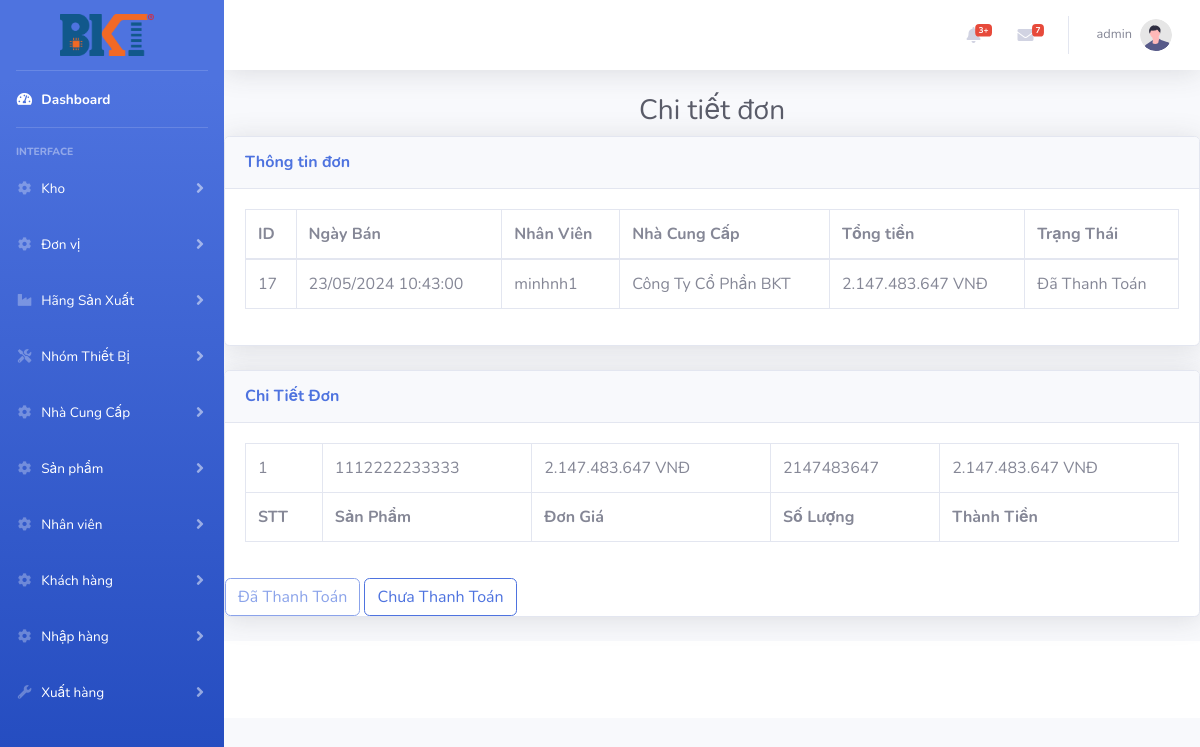
/index.php?controller=donmua&action=show&id=17 (signed in), run on the app's committed database.
### tables this page shows
CREATE TABLE `donmua` (
  `Id` int(11) NOT NULL,
  `NgayMua` datetime DEFAULT NULL,
  `IdNV` int(11) DEFAULT NULL,
  `IdNCC` int(11) DEFAULT NULL,
  `ThanhTien` int(11) DEFAULT NULL,
  `TrangThai` varchar(1) DEFAULT NULL
);

CREATE TABLE `nhanvien` (
  `Id` int(11) NOT NULL,
  `TenNV` varchar(100) DEFAULT NULL,
  `DienThoai` varchar(20) DEFAULT NULL,
  `Email` varchar(50) DEFAULT NULL,
  `DiaChi` varchar(100) DEFAULT NULL,
  `TaiKhoan` varchar(50) DEFAULT NULL,
  `MatKhau` varchar(50) DEFAULT NULL,
  `Quyen` varchar(20) DEFAULT NULL,
  `IsActive` varchar(1) DEFAULT NULL
);

CREATE TABLE `nhacungcap` (
  `Id` int(11) NOT NULL,
  `TenNCC` varchar(100) DEFAULT NULL,
  `NguoiLienHe` varchar(200) DEFAULT NULL,
  `DienThoai` varchar(20) DEFAULT NULL,
  `Email` varchar(50) DEFAULT NULL,
  `DiaChi` varchar(100) DEFAULT NULL,
  `MST` varchar(20) DEFAULT NULL
);

CREATE TABLE `chitietmua` (
  `Id` int(11) NOT NULL,
  `IdDonMua` int(11) DEFAULT NULL,
  `TenSP` varchar(100) DEFAULT NULL,
  `IdDVT` int(11) DEFAULT NULL,
  `GiaMua` int(11) DEFAULT NULL,
  `SoLuong` int(11) DEFAULT NULL,
  `ThanhTien` int(11) DEFAULT NULL
);

### controllers/donmua_controller.php (called while the page is built, shortened)
<?php
require_once ('models/donmua.php');
class DonMuaController extends BaseController
{
    public function  show()
    {
        $donmua = DonMua::find($_GET['id']);
        $data = array('donmua' => $donmua);
        $this->render('show', $data);
    }
}

### routes.php (called while the page is built, shortened)
<?php
$controller = new $klass;
$controller->$action();

### index.php (called while the page is built, shortened)
<?php
require_once('routes.php');

### models/donmua.php (called while the page is built, shortened)
<?php
class DonMua
{
    function __construct($Id, $NgayMua, $IdNV, $IdNCC, $ThanhTien, $TrangThai)
    {
        $this->Id = $Id;
        $this->NgayMua = $NgayMua;
        $this->IdNV =  $IdNV;
        $this->IdNCC = $IdNCC;
        $this->ThanhTien = $ThanhTien;
        $this->TrangThai = $TrangThai;
    }
    static function find($id)
    {
        $db = DB::getInstance();
        $req = $db->prepare('SELECT db.Id ,db.NgayMua , nv.TaiKhoan ,kh.TenNCC ,db.ThanhTien,db.TrangThai FROM DonMua db JOIN NhanVien nv JOIN NhaCungCap kh ON nv.Id =db.IdNV AND kh.Id = db.IdNCC WHERE db.Id = :id');
        $req->execute(array(':id' => $id));
        $item = $req->fetch();
        if (isset($item['Id'])) {
            return new DonMua($item['Id'], $item['NgayMua'], $item['TaiKhoan'], $item['TenNCC'], $item['ThanhTien'], $item['TrangThai']);
        }
        return null;
    }
}

### models/chitietmua.php (called while the page is built, shortened)
<?php
class ChiTietMua
{
    function __construct($Id, $IdDonMua, $TenSP, $IdDVT, $GiaMua, $SoLuong, $ThanhTien)
    {
        $this->TenSP =  $TenSP;
        $this->GiaMua = $GiaMua;
        $this->SoLuong = $SoLuong;
        $this->ThanhTien = $ThanhTien;
    }
}

### views/donmua/show.php (the view, shortened to what this page needs)
<?php
require_once ('models/chitietmua.php');
$list =[];
$db =DB::getInstance();
$reg = $db->query('SELECT ct.Id ,db.Id As "Don",ct.TenSP ,dvt.DonVi ,ct.GiaMua,ct.SoLuong ,ct.ThanhTien FROM ChiTietMua ct JOIN DonViTinh dvt JOIN donmua db ON ct.IdDonMua = db.Id AND dvt.Id = ct.IdDVT WHERE ct.IdDonMua='.$donmua->Id);
foreach ($reg->fetchAll() as $item){
    $list[] =new ChiTietMua($item['Id'],$item['Don'],$item['TenSP'],$item['DonVi'],$item['GiaMua'],$item['SoLuong'],$item['ThanhTien']);
}
?>
    <h1 class="h3 mb-2 text-center text-gray-800 ">Chi tiết đơn</h1>
    <div class="card shadow mb-4">
        <div class="card-header py-3">
            <h6 class="m-0 font-weight-bold text-primary">Thông tin đơn</h6>
        </div>
        <div class="card-body">
            <div class="table-responsive">
                <table class="table table-bordered" id="dataTable" width="100%" cellspacing="0">
                    <thead>
                    <tr>
                        <th>ID</th>
                        <th>Ngày Bán</th>
                        <th>Nhân Viên</th>
                        <th>Nhà Cung Cấp</th>
                        <th>Tổng tiền</th>
                        <th>Trạng Thái</th>
                    </tr>
                    </thead>
                    <tbody>
                    <tr>
                        <td><?=$donmua->Id ?></td>
                        <td><?=  date('d/m/Y H:i:s', strtotime($donmua->NgayMua))?></td>
                        <td><?=$donmua->IdNV ?></td>
                        <td><?=$donmua->IdNCC ?></td>
                        <td><?=number_format($donmua->ThanhTien,0,",",".") ?> VNĐ</td>
                        <td><?php
                            if ($donmua->TrangThai=="1")
                                echo "Đã Thanh Toán";
                            else echo "Chưa thanh toán";
                            ?></td>
                    </tr>
                    </tbody>
                </table>
            </div>
        </div>
    </div>
    <div class="card shadow mb-4">
        <div class="card-header py-3">
            <h6 class="m-0 font-weight-bold text-primary">Chi Tiết Đơn</h6>
        </div>
        <div class="card-body">
            <div class="table-responsive">
                <table class="table table-bordered" id="dataTable" width="100%" cellspacing="0">
                    <tfoot>
                    <tr>
                        <th>STT</th>
                        <th>Sản Phẩm</th>
                        <th>Đơn Giá</th>
                        <th>Số Lượng</th>
                        <th>Thành Tiền</th>
                    </tr>
                    </tfoot>
                    <tbody>
                    <?php
                    $dem=1;
                    foreach ($list as $item) {
                        echo  "<tr><td>$dem</td>";
                        echo  "<td>$item->TenSP</td>";
                        echo  "<td>". number_format($item->GiaMua,0,",",".")." VNĐ</td>";
                        echo  "<td>$item->SoLuong</td>";
                        echo  "<td>". number_format($item->ThanhTien,0,",",".")." VNĐ</td>";
                        $dem++;
                    }
                    ?>
                    </tbody>
                </table>
            </div>
        </div>
        <form method="post" name="dc">
            <?php
            if ($donmua->TrangThai=="1"){ ?>
                <button type="submit" class="btn-outline-primary btn"  disabled >Đã Thanh Toán</button>
                <button type="submit"  class="btn-outline-primary btn" name="chua" >Chưa Thanh Toán</button>
                <?php
            }
            else {
                ?>
                <button type="submit"  class="btn-outline-primary btn" name="thanhtoan" >Đã Thanh Toán</button>
                <button type="submit"  class="btn-outline-primary btn" disabled>Chưa Thanh Toán</button>
            <?php } ?>
        </form>
    </div>

### data on the page
donmua: Id "17", NgayMua "23/05/2024 10:43:00", IdNV.TaiKhoan "minhnh1", IdNCC.TenNCC "Công Ty Cổ Phần BKT", ThanhTien "2.147.483.647"
chitietmua: TenSP "1112222233333", GiaMua "2.147.483.647", SoLuong "2147483647", ThanhTien "2.147.483.647"

### other printed values
$_SESSION['username'] "admin"
